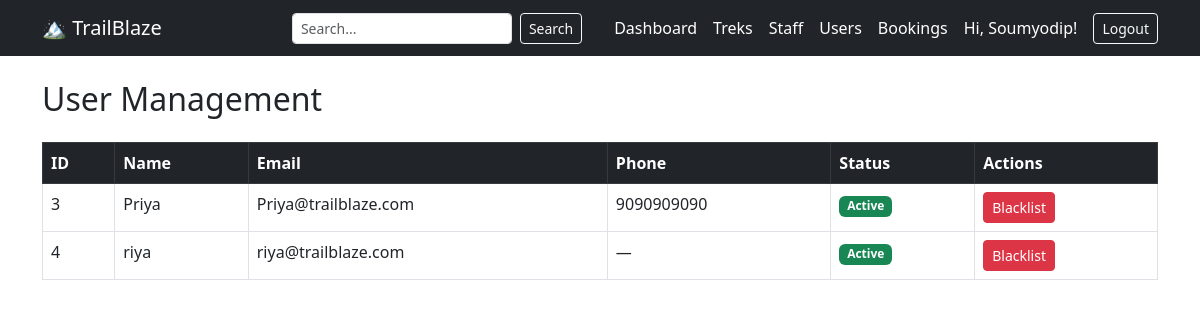
Page /admin/users (signed in) on the committed database.
### models.py (models this page shows)
class User(db.Model,UserMixin):
    __tablename__ = 'users'
    id = db.Column(db.Integer, primary_key=True)
    name = db.Column(db.String(100),nullable = False)
    email = db.Column(db.String(100),nullable = False, unique=True)
    password = db.Column(db.String(100),nullable = False)
    role = db.Column(db.String(20),nullable = False)
    status = db.Column(db.String(20),nullable = False, default='active')
    phone = db.Column(db.String(20),nullable = True)
    created_at = db.Column(db.DateTime, default=datetime.utcnow)

### routes/admin.py (the view)
@admin_bp.route('/users')
@login_required
@admin_required
def users():
    all_users = User.query.filter_by(role='user').all()
    return render_template('admin/users.html', users=all_users)

### app.py (called while the page is built)
@login_manager.user_loader
def load_user(user_id):
    return User.query.get(int(user_id))

### routes/admin.py (called while the page is built)
def admin_required(f):
    @wraps(f)
    def decorated_function(*args, **kwargs):
        if not current_user.is_authenticated or current_user.role != 'admin':
            return redirect(url_for('auth.login'))
        return f(*args, **kwargs)
    return decorated_function

### templates/admin/users.html
{% extends 'base.html' %}
{% block content %}
<h2 class="mb-4">User Management</h2>
{% if users %}
<table class="table table-bordered table-hover">
    <thead class="table-dark">
        <tr>
            <th>ID</th>
            <th>Name</th>
            <th>Email</th>
            <th>Phone</th>
            <th>Status</th>
            <th>Actions</th>
        </tr>
    </thead>
    <tbody>
        {% for user in users %}
        <tr>
            <td>{{ user.id }}</td>
            <td>{{ user.name }}</td>
            <td>{{ user.email }}</td>
            <td>{{ user.phone or '—' }}</td>
            <td>
                {% if user.status == 'active' %}
                    <span class="badge bg-success">Active</span>
                {% else %}
                    <span class="badge bg-danger">Blacklisted</span>
                {% endif %}
            </td>
            <td>
                {% if user.status == 'active' %}
                    <a href="{{ url_for('admin.blacklist_user', user_id=user.id) }}" class="btn btn-sm btn-danger">Blacklist</a>
                {% else %}
                    <a href="{{ url_for('admin.unblock_user', user_id=user.id) }}" class="btn btn-sm btn-success">Unblock</a>
                {% endif %}
            </td>
        </tr>
        {% endfor %}
    </tbody>
</table>
{% else %}
<p>No users registered yet.</p>
{% endif %}
{% endblock %}

### templates/base.html (shortened to what this page needs)
<!DOCTYPE html>
<html lang="en">
<head>
    <link href="https://cdn.jsdelivr.net/npm/bootstrap@5.3.0/dist/css/bootstrap.min.css" rel="stylesheet">
</head>
<body>
<nav class="navbar navbar-expand-lg navbar-dark bg-dark">
    <div class="container">
        <a class="navbar-brand" href="#">🏔️ TrailBlaze</a>
        <div class="ms-auto d-flex align-items-center gap-3">
            {% if current_user.is_authenticated %}
                {% if current_user.role == 'admin' %}
                    <form method="GET" action="{{ url_for('admin.search') }}" class="d-flex me-3">
                        <input type="text" name="q" class="form-control form-control-sm me-2" placeholder="Search...">
                        <button type="submit" class="btn btn-outline-light btn-sm">Search</button>
                    </form>
                    <a href="{{ url_for('admin.dashboard') }}" class="text-white text-decoration-none">Dashboard</a>
                    <a href="{{ url_for('admin.treks') }}" class="text-white text-decoration-none">Treks</a>
                    <a href="{{ url_for('admin.staff') }}" class="text-white text-decoration-none">Staff</a>
                    <a href="{{ url_for('admin.users') }}" class="text-white text-decoration-none">Users</a>
                    <a href="{{ url_for('admin.bookings') }}" class="text-white text-decoration-none">Bookings</a>
                {% elif current_user.role == 'staff' %}
                    <a href="{{ url_for('staff.dashboard') }}" class="text-white text-decoration-none">Dashboard</a>
                    <a href="{{ url_for('staff.profile') }}" class="text-white text-decoration-none">Profile</a>
                {% elif current_user.role == 'user' %}
                    <a href="{{ url_for('user.dashboard') }}" class="text-white text-decoration-none">Treks</a>
                    <a href="{{ url_for('user.bookings') }}" class="text-white text-decoration-none">My Bookings</a>
                    <a href="{{ url_for('user.profile') }}" class="text-white text-decoration-none">Profile</a>
                {% endif %}
                <span class="text-white">Hi, {{ current_user.name }}!</span>
                <a href="{{ url_for('auth.logout') }}" class="btn btn-outline-light btn-sm">Logout</a>
            {% else %}
                <a href="{{ url_for('auth.login') }}" class="btn btn-outline-light btn-sm me-2">Login</a>
                <a href="{{ url_for('auth.register') }}" class="btn btn-light btn-sm">Register</a>
            {% endif %}
        </div>
    </div>
</nav>
<div class="container mt-4">
    {% block content %}{% endblock %}
</div>
</body>
</html>

### rows in the picture
User: name "Soumyodip"
User: id "3", name "Priya", email "Priya@trailblaze.com", phone "9090909090", status "Active"
User: id "4", name "riya", email "riya@trailblaze.com", phone "—", status "Active"
